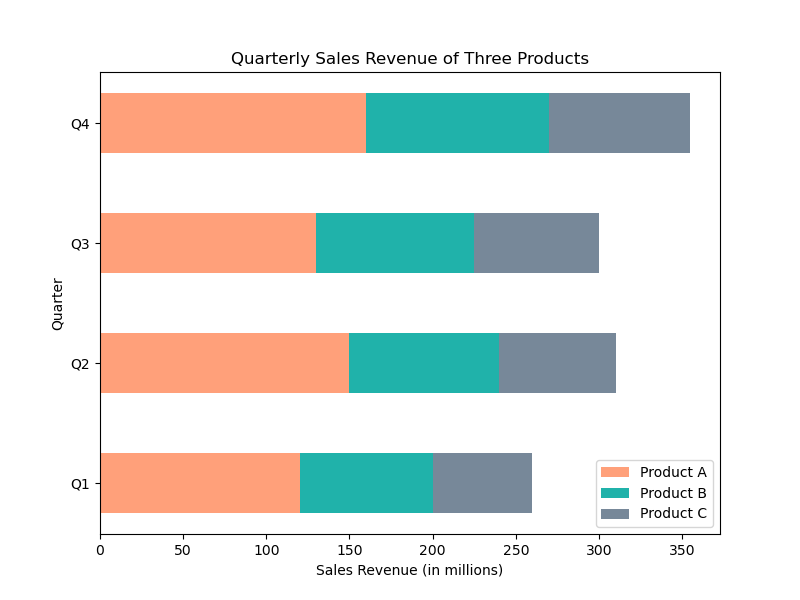

This figure's Python source:

import matplotlib.pyplot as plt
import numpy as np

# Data
quarters = ['Q1', 'Q2', 'Q3', 'Q4']
product_a = [120, 150, 130, 160]
product_b = [80, 90, 95, 110]
product_c = [60, 70, 75, 85]

bar_width = 0.5  # Change the bar width
fig, ax = plt.subplots(figsize=(8, 6))  # Change the figure size

# Location of bars on x-axis
ind = np.arange(len(quarters))

# Stacked bar chart
plt.barh(ind, product_a, height=bar_width, color='#FFA07A')
plt.barh(ind, product_b, height=bar_width, left=product_a, color='#20B2AA')
plt.barh(ind, product_c, height=bar_width, left=np.add(product_a, product_b), color='#778899')

# Labels and Titles
ax.set_xlabel('Sales Revenue (in millions)')
ax.set_title('Quarterly Sales Revenue of Three Products')
ax.set_yticks(ind)
ax.set_yticklabels(quarters)
ax.set_ylabel('Quarter')

# Legend
plt.legend(['Product A', 'Product B', 'Product C'])

# Display the chart
plt.show()
